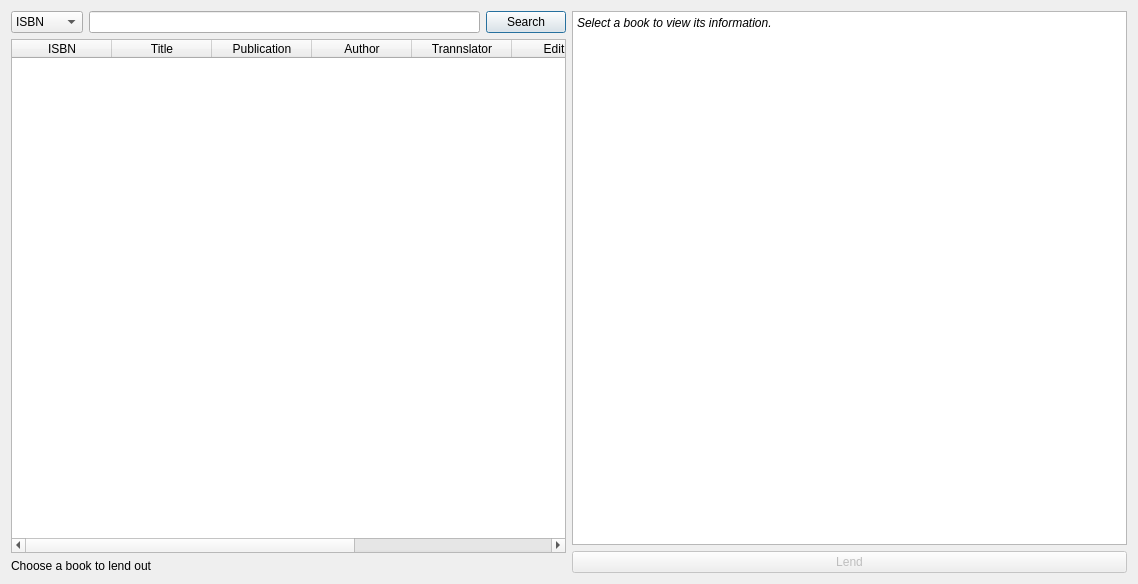
<?xml version="1.0" encoding="UTF-8"?>
<ui version="4.0">
 <class>SearchLendDialog</class>
 <widget class="QDialog" name="SearchLendDialog">
  <property name="geometry">
   <rect>
    <x>0</x>
    <y>0</y>
    <width>1138</width>
    <height>584</height>
   </rect>
  </property>
  <property name="windowTitle">
   <string>Dialog</string>
  </property>
  <property name="windowIcon">
   <iconset resource="img.qrc">
    <normaloff>:/src/src/0b85636ca6384399edbae4cc3d344937.png</normaloff>:/src/src/0b85636ca6384399edbae4cc3d344937.png</iconset>
  </property>
  <layout class="QHBoxLayout" name="horizontalLayout_2">
   <item>
    <layout class="QVBoxLayout" name="verticalLayout_2">
     <item>
      <layout class="QHBoxLayout" name="horizontalLayout">
       <item>
        <widget class="QComboBox" name="options_combo_box">
         <item>
          <property name="text">
           <string>ISBN</string>
          </property>
         </item>
         <item>
          <property name="text">
           <string>Title</string>
          </property>
         </item>
         <item>
          <property name="text">
           <string>Subject</string>
          </property>
         </item>
        </widget>
       </item>
       <item>
        <widget class="QLineEdit" name="search_line_edit"/>
       </item>
       <item>
        <widget class="QPushButton" name="search_button">
         <property name="text">
          <string>Search</string>
         </property>
         <property name="icon">
          <iconset resource="img.qrc">
           <normaloff>:/src/src/search.png</normaloff>:/src/src/search.png</iconset>
         </property>
        </widget>
       </item>
      </layout>
     </item>
     <item>
      <widget class="QTableWidget" name="result_table">
       <property name="editTriggers">
        <set>QAbstractItemView::NoEditTriggers</set>
       </property>
       <column>
        <property name="text">
         <string>ISBN</string>
        </property>
       </column>
       <column>
        <property name="text">
         <string>Title</string>
        </property>
       </column>
       <column>
        <property name="text">
         <string>Publication</string>
        </property>
       </column>
       <column>
        <property name="text">
         <string>Author</string>
        </property>
       </column>
       <column>
        <property name="text">
         <string>Trannslator</string>
        </property>
       </column>
       <column>
        <property name="text">
         <string>Edition</string>
        </property>
       </column>
       <column>
        <property name="text">
         <string>Subject</string>
        </property>
       </column>
       <column>
        <property name="text">
         <string>Language</string>
        </property>
       </column>
      </widget>
     </item>
     <item>
      <widget class="QLabel" name="msg_label">
       <property name="text">
        <string>Choose a book to lend out</string>
       </property>
      </widget>
     </item>
    </layout>
   </item>
   <item>
    <layout class="QVBoxLayout" name="verticalLayout_3">
     <item>
      <widget class="QTextEdit" name="book_data_text">
       <property name="readOnly">
        <bool>true</bool>
       </property>
       <property name="html">
        <string>&lt;!DOCTYPE HTML PUBLIC &quot;-//W3C//DTD HTML 4.0//EN&quot; &quot;http://www.w3.org/TR/REC-html40/strict.dtd&quot;&gt;
&lt;html&gt;&lt;head&gt;&lt;meta name=&quot;qrichtext&quot; content=&quot;1&quot; /&gt;&lt;style type=&quot;text/css&quot;&gt;
p, li { white-space: pre-wrap; }
&lt;/style&gt;&lt;/head&gt;&lt;body style=&quot; font-family:'MS Shell Dlg 2'; font-size:7.875pt; font-weight:400; font-style:normal;&quot;&gt;
&lt;p style=&quot; margin-top:0px; margin-bottom:0px; margin-left:0px; margin-right:0px; -qt-block-indent:0; text-indent:0px;&quot;&gt;&lt;span style=&quot; font-family:'Open Sans'; font-size:9pt; font-style:italic;&quot;&gt;Select a book to view its information.&lt;/span&gt;&lt;/p&gt;&lt;/body&gt;&lt;/html&gt;</string>
       </property>
       <property name="textInteractionFlags">
        <set>Qt::NoTextInteraction</set>
       </property>
      </widget>
     </item>
     <item>
      <widget class="QPushButton" name="lend_button">
       <property name="enabled">
        <bool>false</bool>
       </property>
       <property name="text">
        <string>Lend</string>
       </property>
       <property name="icon">
        <iconset resource="img.qrc">
         <normaloff>:/src/src/plus.png</normaloff>:/src/src/plus.png</iconset>
       </property>
      </widget>
     </item>
    </layout>
   </item>
  </layout>
 </widget>
 <resources>
  <include location="img.qrc"/>
 </resources>
 <connections/>
</ui>
